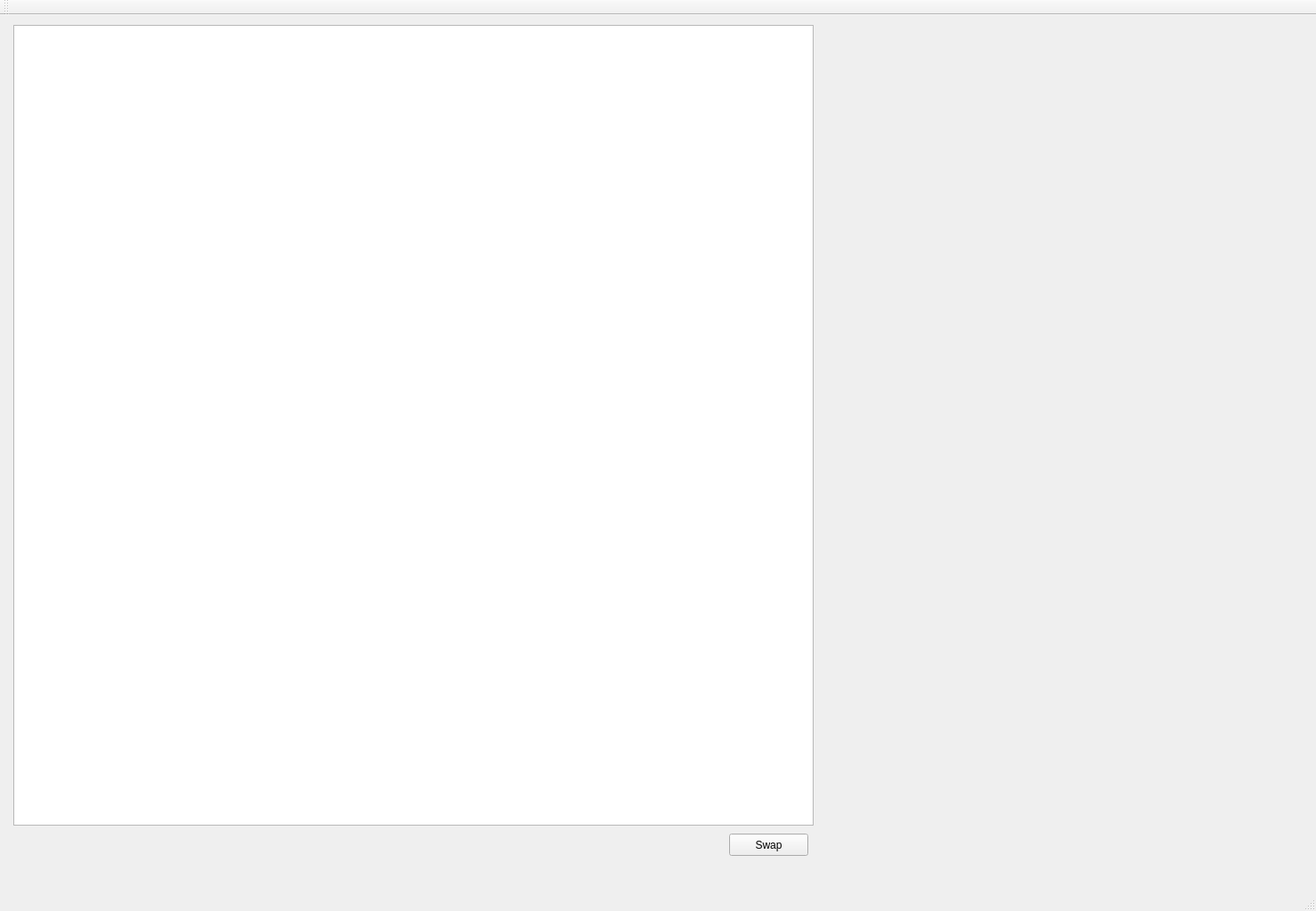
<?xml version="1.0" encoding="UTF-8"?>
<ui version="4.0">
 <class>MainWindow</class>
 <widget class="QMainWindow" name="MainWindow">
  <property name="geometry">
   <rect>
    <x>0</x>
    <y>0</y>
    <width>1480</width>
    <height>1024</height>
   </rect>
  </property>
  <property name="windowTitle">
   <string>MainWindow</string>
  </property>
  <widget class="QWidget" name="centralWidget">
   <widget class="QGraphicsView" name="graphicsView">
    <property name="geometry">
     <rect>
      <x>15</x>
      <y>11</y>
      <width>900</width>
      <height>900</height>
     </rect>
    </property>
   </widget>
   <widget class="QPushButton" name="pushButton">
    <property name="geometry">
     <rect>
      <x>820</x>
      <y>920</y>
      <width>89</width>
      <height>25</height>
     </rect>
    </property>
    <property name="text">
     <string>Swap</string>
    </property>
   </widget>
  </widget>
  <widget class="QMenuBar" name="menuBar">
   <property name="geometry">
    <rect>
     <x>0</x>
     <y>0</y>
     <width>1480</width>
     <height>22</height>
    </rect>
   </property>
  </widget>
  <widget class="QToolBar" name="mainToolBar">
   <attribute name="toolBarArea">
    <enum>TopToolBarArea</enum>
   </attribute>
   <attribute name="toolBarBreak">
    <bool>false</bool>
   </attribute>
  </widget>
  <widget class="QStatusBar" name="statusBar"/>
 </widget>
 <layoutdefault spacing="6" margin="11"/>
 <resources/>
 <connections/>
</ui>
